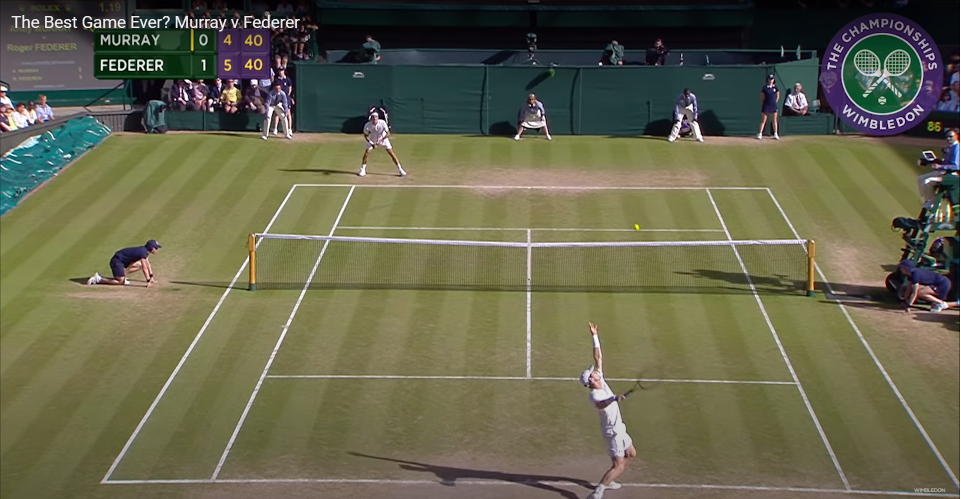
//> input picture field.png, 1921 x 997 px (shown at 1/2 size)
$ ./main   (built with g++ and OpenCV 4)
//> lines starting //> are read from the running program, lines starting //| are printed output that depends on the picture; after the words box and inside, x2 and y2 are one past the last pixel; in counts of white or black regions, pixels touching at a corner belong together
#include <opencv2/opencv.hpp>

using namespace std;

enum class Derivative {
    GAUSSIAN,
    DX,
    DY,
    DXX,
    DYY,
    DXY
};

double gaussian(int x, int y, double sigma) {
    return 1.0/(2.0 * CV_PI * pow(sigma, 2.0)) * exp(-(pow(double(x), 2.0) + pow(double(y), 2.0))/(2.0*pow(sigma, 2.0)));
}

double firstOrderDerivative(int x, double sigma) {
    return -(double(x) / (pow(sigma, 2.0)));
}

double secondOrderDerivative(int x, double sigma) {
    return (pow(double(x), 2.0) - pow(sigma, 2.0)) / pow(sigma, 4.0);
}

cv::Mat1d gaussianKernel(double sigma, Derivative derivative) {
    int intSize = (int(3.0 * sigma));
    cv::Size size = cv::Size(intSize * 2 + 1, intSize * 2 + 1);
    cv::Mat1d kernel = cv::Mat1d::zeros(size);
    for (int x = -intSize; x < intSize; x++) {
        for (int y = -intSize; y < intSize; y++) {
            switch (derivative) {
                case Derivative::GAUSSIAN:
                    kernel.at<double>(y + intSize, x + intSize) = gaussian(x, y, sigma);
                    break;
                case Derivative::DX:
                    kernel.at<double>(y + intSize, x + intSize) = firstOrderDerivative(x, sigma) * gaussian(x, y, sigma);
                    break;
                case Derivative::DY:
                    kernel.at<double>(y + intSize, x + intSize) = firstOrderDerivative(y, sigma) * gaussian(x, y, sigma);
                    break;
                case Derivative::DXX:
                    kernel.at<double>(y + intSize, x + intSize) = secondOrderDerivative(x, sigma) * gaussian(x, y, sigma);
                    break;
                case Derivative::DYY:
                    kernel.at<double>(y + intSize, x + intSize) = secondOrderDerivative(y, sigma) * gaussian(x, y, sigma);
                    break;
                case Derivative::DXY:
                    kernel.at<double>(y + intSize, x + intSize) = firstOrderDerivative(x, sigma) * firstOrderDerivative(y, sigma) * gaussian(x, y, sigma);
                    break;
            }
        }
    }
    return kernel;
}

void colorPicker(int event, int x, int y, int flags, void* userdata) {
    if (event == cv::EVENT_LBUTTONDOWN) {
        cv::Mat3d* image = reinterpret_cast<cv::Mat3d*>(userdata);
        cv::Vec3d vec = image->at<cv::Vec3d>(cv::Point(x, y));

        double angleDeg = vec[1] * 360.0 / CV_2PI;

        std::cout << "Angle at (" << x << "," << y << ") is: " << angleDeg << " r0 is: " << vec[0] << " strength: " << vec[2] << std::endl;
    }
}

class PixelDetails {
public:
    PixelDetails(double r0, double angle, double strength) : angle(angle), strength(strength), r0(r0) {
    }

public:
    double angle;
    double strength;
    double r0;
};

cv::Vec3d matrixMultiply(cv::Vec3d vector, cv::Matx44d matrix) {
    cv::Matx41d vec = cv::Matx41d(vector[0], vector[1], vector[2], 1.0);
    cv::Matx41d res = matrix * vec;
    return cv::Vec3d(res(0), res(1), res(2)) / res(3);
}

cv::Vec3d normalize(cv::Vec3d vector) {
    double length = sqrt(vector.dot(vector));
    return vector / length;
}

cv::Matx44d lookatMatrix(cv::Vec3d eye, cv::Vec3d target, cv::Vec3d up) {
    cv::Vec3d zaxis = normalize(eye - target);
    cv::Vec3d xaxis = normalize(up.cross(zaxis));
    cv::Vec3d yaxis = normalize(zaxis.cross(xaxis));

    cv::Matx44d lookAtMatrix = cv::Matx44d::eye();
    lookAtMatrix(0, 0) = xaxis[0];
    lookAtMatrix(0, 1) = xaxis[1];
    lookAtMatrix(0, 2) = xaxis[2];
    lookAtMatrix(1, 0) = yaxis[0];
    lookAtMatrix(1, 1) = yaxis[1];
    lookAtMatrix(1, 2) = yaxis[2];
    lookAtMatrix(2, 0) = zaxis[0];
    lookAtMatrix(2, 1) = zaxis[1];
    lookAtMatrix(2, 2) = zaxis[2];
    lookAtMatrix(0, 3) = -xaxis.dot(eye);
    lookAtMatrix(1, 3) = -yaxis.dot(eye);
    lookAtMatrix(2, 3) = -zaxis.dot(eye);

    return lookAtMatrix;
}

cv::Matx44d getProjectionMatrix(double aspectRatio, double angleOfView, double near, double far) {
    double scale = 1.0 / tan(angleOfView * 0.5 * CV_PI / 180.0);
    cv::Matx44d matrix = cv::Matx44d::zeros();
    matrix(0, 0) = scale / aspectRatio;
    matrix(1, 1) = scale;
    matrix(2, 2) = far / (near - far);
    matrix(2, 3) = far * near / (near - far);
    matrix(3, 2) = -1.0;
    return matrix;
}

std::vector<std::pair<cv::Vec3d, cv::Vec3d>> tennisField = std::vector<std::pair<cv::Vec3d, cv::Vec3d>>();

cv::Point transform(cv::Vec3d vertex, cv::Matx44d cam, cv::Matx44d proj, cv::Size screen) {
    cv::Vec3d view = matrixMultiply(vertex, cam);
    std::cout << view[0] << "," << view[1] << "," << view[2] << std::endl;
    cv::Vec3d point = matrixMultiply(view, proj);
    std::cout << point[0] << "," << point[1] << "," << point[2] << std::endl;

    double x = (-point[0] + 1.0) * double(screen.width) * 0.5;
    double y = (-point[1] + 1.0) * double(screen.height) * 0.5;

    std::cout << "x is " << x << " and y is " << y << std::endl << std::endl;

    return cv::Point(x, y);
}

int main()
{
    cv::Mat img = cv::imread("field.png", cv::IMREAD_COLOR);
//> img is the input picture: 997 rows x 1921 cols, CV_8UC3; mean B, G, R 76.4, 100.9, 101.7
    if (img.empty()) {
        std::cout << "Could not read the image: " << "E:\\tennisAnalysis\\field.png" << std::endl;
        return 1;
    }
    cv::Mat img2;
    cv::Size new_size = cv::Size(img.cols/2, img.rows/2);
//> new_size = Size(960, 498)
    cv::resize(img, img2, new_size);

    cv::Mat1d new_image = cv::Mat1d::zeros(img2.size());
    cv::Mat1d field_image = cv::Mat1d::zeros(img2.size());

    cv::Mat1d kernelDx = gaussianKernel(4.0, Derivative::DX);
    cv::Mat1d kernelDy = gaussianKernel(4.0, Derivative::DY);

    cv::Mat1d kernelDxx = gaussianKernel(4.0, Derivative::DXX);
    cv::Mat1d kernelDyy = gaussianKernel(4.0, Derivative::DYY);
    cv::Mat1d kernelDxy = gaussianKernel(4.0, Derivative::DXY);
    cout << " Basic Linear Transforms " << endl;
    cout << "-------------------------" << endl;

    cv::Vec3d l = cv::Vec3d(183.0 / 255.0, 183.0 / 255.0, 183.0 / 255.0);
    cv::Vec3d v = cv::Vec3d(103.0 / 255.0, 103.0 / 255.0, 70.0 / 255.0);

    double dlv = sqrt(pow(l[0] - v[0], 2.0) + pow(l[1] - v[1], 2.0) + pow(l[2] - v[2], 2.0));

    for (int y = 0; y < img2.rows; y++) {
        for (int x = 0; x < img2.cols; x++) {
            double b = img2.at<cv::Vec3b>(y, x)[0] * 1.0 / 255.0;
            double r = img2.at<cv::Vec3b>(y, x)[1] * 1.0 / 255.0;
            double g = img2.at<cv::Vec3b>(y, x)[2] * 1.0 / 255.0;

            double dl = sqrt(pow(r - l[0], 2.0) + pow(g - l[1], 2.0) + pow(b - l[2], 2.0));
            double dv = sqrt(pow(r - v[0], 2.0) + pow(g - v[1], 2.0) + pow(b - v[2], 2.0));

            new_image.at<double>(y, x) = sqrt(pow(((dlv - dl) * dv), 2.0)) / pow(dlv, 2.0);
            field_image.at<double>(y, x) = -sqrt(dv);
        }
    }
    cv::imshow("SDFSDFS", new_image);

    cv::Mat1d imageDx = cv::Mat1d::zeros(new_image.size());
    cv::Mat1d imageDy = cv::Mat1d::zeros(new_image.size());
    cv::Mat1d imageDxx = cv::Mat1d::zeros(new_image.size());
    cv::Mat1d imageDyy = cv::Mat1d::zeros(new_image.size());
    cv::Mat1d imageDxy = cv::Mat1d::zeros(new_image.size());
    cv::filter2D(new_image, imageDx, -1, kernelDx);
    cv::filter2D(new_image, imageDy, -1, kernelDy);
    cv::filter2D(new_image, imageDxx, -1, kernelDxx);
    cv::filter2D(new_image, imageDyy, -1, kernelDyy);
    cv::filter2D(new_image, imageDxy, -1, kernelDxy);
//    cv::dilate(field_image, field_image, cv::getStructuringElement(cv::MorphShapes::MORPH_RECT, cv::Size(15, 15)));
//    cv::filter2D(field_image, field_image, -1, gaussianKernel(10.0, Derivative::GAUSSIAN));
    cv::Mat1d hessianEig1 = cv::Mat1d::zeros(new_image.size());
    cv::Mat1d hessianEig2 = cv::Mat1d::zeros(new_image.size());
    cv::Mat1d hessianDir = cv::Mat1d::zeros(new_image.size());
    cv::Mat1d hessianScore = cv::Mat1d::zeros(new_image.size());

    cv::Mat1d angles = cv::Mat1d::zeros(new_image.size());
    cv::Mat1d distances = cv::Mat1d::zeros(new_image.size());

    for (int y = 0; y < hessianEig1.rows; y++) {
        for (int x = 0; x < hessianEig1.cols; x++) {
            double dxx = imageDxx.at<double>(y, x);
            double dyy = imageDyy.at<double>(y, x);
            double dxy = imageDxy.at<double>(y, x);

            double D = pow(dxx, 2.0) + pow(dyy, 2.0) + (4.0 * pow(dxy, 2.0)) - (2.0 * dxx * dyy);
            if (D < 0.0) {
                cout << "D smaller < 0.0: " << D << endl;
            }
            D = D < 0.0 ? 0.0 : D;

            double lambda1 = (dxx + dyy + sqrt(D)) / 2.0;
            double lambda2 = (dxx + dyy - sqrt(D)) / 2.0;

            double score = -lambda2 - abs(lambda1);
            score = score < 0.0 ? 0.0 : score;

            hessianEig1.at<double>(y, x) = lambda1;
            hessianEig2.at<double>(y, x) = lambda2;
            hessianDir.at<double>(y, x) = abs(atan((lambda1 - dxx) / dxy));
            hessianScore.at<double>(y, x) = score;

            double vx = 1.0;
            double vy = (lambda1 - dxx) / dxy;

            double angle = atan(vy / vx);
            angles.at<double>(y, x) = angle;
        }
    }
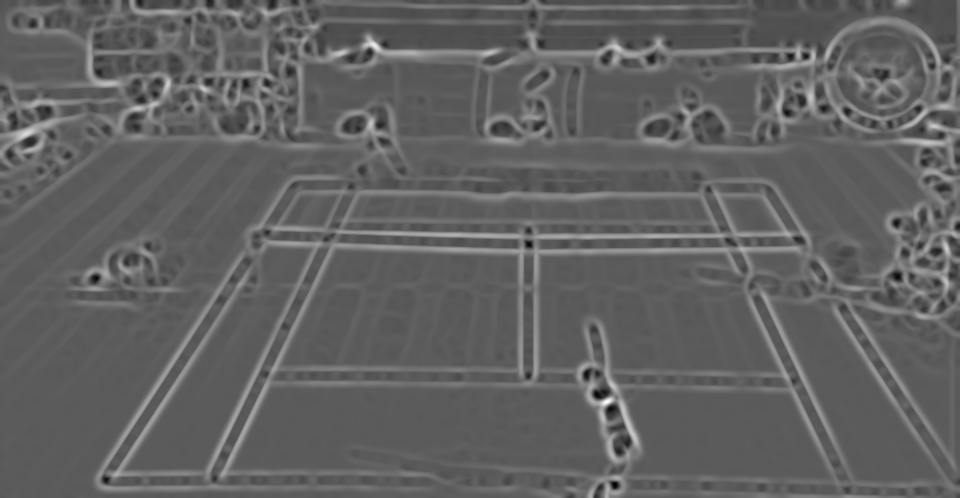
//> hessianEig1: 498 rows x 960 cols, CV_64FC1; min -0.0107, max 0.0193, mean 0.000848; drawn with min black and max white
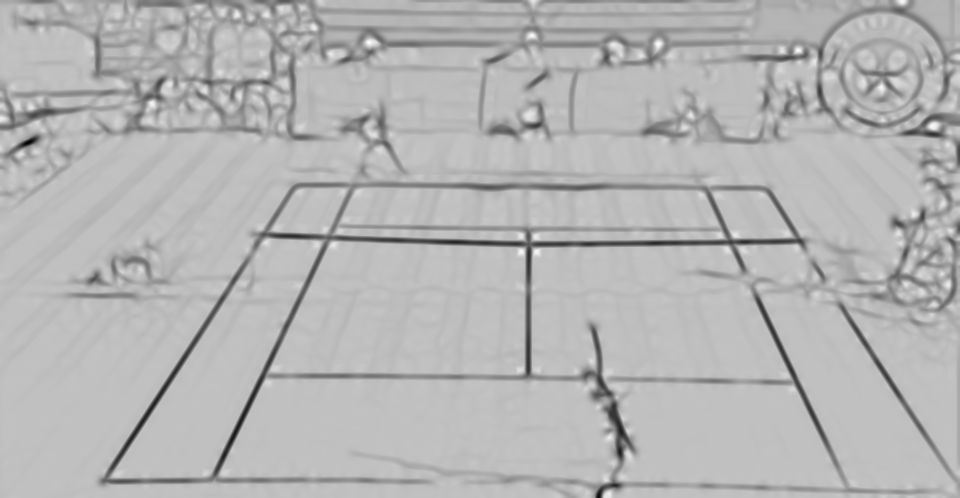
//> hessianEig2: 498 rows x 960 cols, CV_64FC1; min -0.0227, max 0.00731, mean -0.00144; drawn with min black and max white
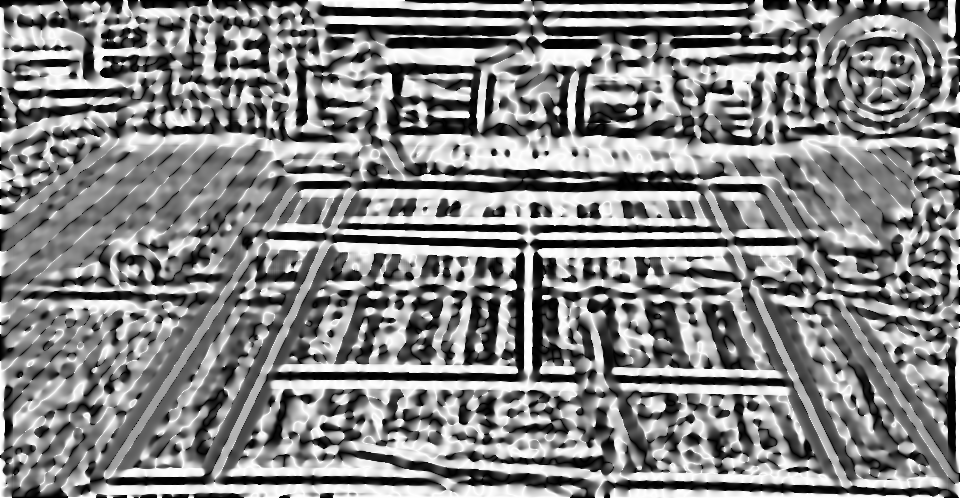
//> hessianDir: 498 rows x 960 cols, CV_64FC1; min 7.21e-07, max 1.57, mean 0.821; drawn with min black and max white
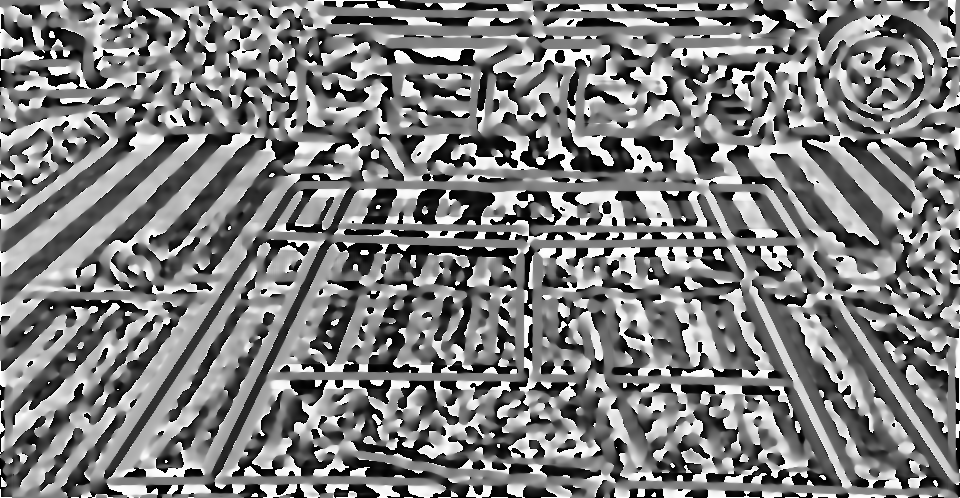
//> angles: 498 rows x 960 cols, CV_64FC1; min -1.57, max 1.57, mean -0.0175; drawn with min black and max white

    cv::normalize(hessianScore, hessianScore, 1.0, 0.0, cv::NORM_MINMAX);
    cv::imshow("LineScore", hessianScore);

    cv::Mat3f hsvData = cv::Mat3f::zeros(new_image.size());
    cv::Mat3d dataMat = cv::Mat3d::zeros(new_image.size());
    for (int x = 0; x < new_image.size().width; x++) {
        for (int y = 0; y < new_image.size().height; y++) {
            double angle = angles.at<double>(y, x);
            double score = hessianScore.at<double>(y, x);

            double tana = tan(angle);
            double cota = 1.0 / tana;
            double b = double(y) - (tana * double(x));

            double r0 = abs(b) / sqrt(pow(tana, 2.0) + 1.0);

            dataMat.at<cv::Vec3d>(y, x) = cv::Vec3d(r0, angle, score);
            hsvData.at<cv::Vec3f>(y, x) = cv::Vec3f(float((angle + (CV_PI / 2.0)) * 360.0 / CV_PI), 1.0f, float(score));
        }
    }
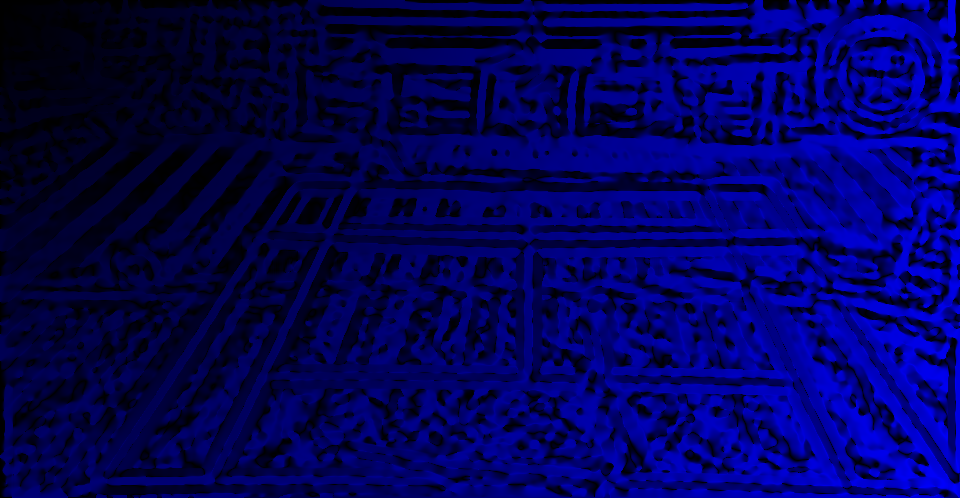
//> dataMat: 498 rows x 960 cols, CV_64FC3; mean B, G, R 375.6, 0, 0.1; drawn with min black and max white
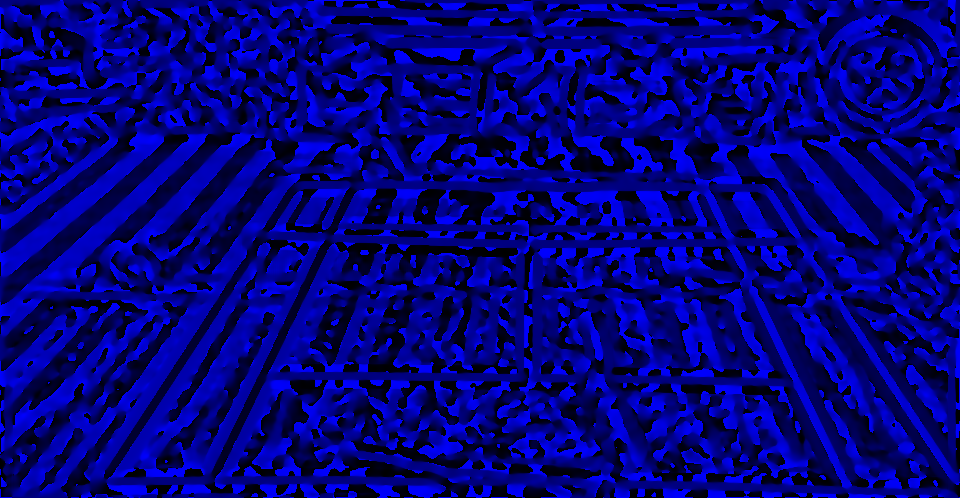
//> hsvData: 498 rows x 960 cols, CV_32FC3; mean B, G, R 178, 1, 0.1; drawn with min black and max white
    std::vector<PixelDetails> pixelDetails = std::vector<PixelDetails>();
    for (int x = 0; x < new_image.size().width; x++) {
        for (int y = 0; y < new_image.size().height; y++) {
            cv::Vec3d pixelData = dataMat.at<cv::Vec3d>(y, x);
            pixelDetails.push_back(PixelDetails(pixelData[0], pixelData[1], pixelData[2]));
        }
    }
//> after the loop, pixelDetails = 478080 items
    std::sort(pixelDetails.begin(), pixelDetails.end(), [](const PixelDetails& a, const PixelDetails& b) {return a.angle < b.angle;});

    cv::Mat1d angleMat = cv::Mat1d::zeros(cv::Size(900, 1201));
    for (const PixelDetails& pixel : pixelDetails) {
        int cursor = int(((pixel.angle / CV_PI) + 0.5) * 900.0);
        int indR0 = int(pixel.r0);

        double& pv = angleMat.at<double>(indR0, cursor);
        pv += pixel.strength;
//        pv = log(exp(pv) + pixel.strength);
    }
//> this loop made 478080 passes
//> (pixel.r0, indR0, pv) on passes 2 to 4: (573, 573, 0.0372), (80, 80, 0), (959, 959, 0.14)
    cv::copyMakeBorder(angleMat, angleMat, 0, 0, 30, 30, cv::BORDER_WRAP);
    cv::filter2D(angleMat, angleMat, -1, gaussianKernel(10.0, Derivative::GAUSSIAN), cv::Point(-1, -1), 0.0, cv::BORDER_ISOLATED);
    angleMat = angleMat(cv::Rect(30, 0, angleMat.size().width - 60, angleMat.size().height));

    cv::normalize(angleMat, angleMat, 1.0, 0.0, cv::NORM_MINMAX);
    cv::imshow("AngleMat: ", angleMat);

// [7 lines of commented-out code are left out]

    cv::Mat rgb;
    cv::cvtColor(hsvData, rgb, cv::ColorConversionCodes::COLOR_HSV2BGR);
    cv::imshow("HSV representatie van de hoek en de score", rgb);
    cv::setMouseCallback("HSV representatie van de hoek en de score", colorPicker, &dataMat);

    double depth = 23.77;
    double halfDepth = 23.77 / 2.0;
    double width = 10.97;
    double halfWidth = width / 2.0;
    double doubleWidth = 1.37;
    double serviceFieldDepth = 6.4;
    double midLineDepth = 0.15;

    cv::Vec3d hoek_lo = cv::Vec3d(0.0, 0.0, 0.0);
    cv::Vec3d hoek_ro = cv::Vec3d(width, 0.0, 0.0);
    cv::Vec3d hoek_lb = cv::Vec3d(0.0, 0.0, depth);
    cv::Vec3d hoek_rb = cv::Vec3d(width, 0.0, depth);

    cv::Vec3d hoek_dlo = cv::Vec3d(doubleWidth, 0.0, 0.0);
    cv::Vec3d hoek_dro = cv::Vec3d(width - doubleWidth, 0.0, 0.0);
    cv::Vec3d hoek_dlb = cv::Vec3d(doubleWidth, 0.0, depth);
    cv::Vec3d hoek_drb = cv::Vec3d(width - doubleWidth, 0.0, depth);

    cv::Vec3d hoek_slo = cv::Vec3d(doubleWidth, 0.0, halfDepth - serviceFieldDepth);
    cv::Vec3d hoek_smo = cv::Vec3d(halfWidth, 0.0, halfDepth - serviceFieldDepth);
    cv::Vec3d hoek_sro = cv::Vec3d(width - doubleWidth, 0.0, halfDepth - serviceFieldDepth);
    cv::Vec3d hoek_slb = cv::Vec3d(doubleWidth, 0.0, halfDepth + serviceFieldDepth);
    cv::Vec3d hoek_smb = cv::Vec3d(halfWidth, 0.0, halfDepth + serviceFieldDepth);
    cv::Vec3d hoek_srb = cv::Vec3d(width - doubleWidth, 0.0, halfDepth + serviceFieldDepth);

    cv::Vec3d hoek_moo = cv::Vec3d(halfWidth, 0.0, 0.0);
    cv::Vec3d hoek_mob = cv::Vec3d(halfWidth, 0.0, midLineDepth);
    cv::Vec3d hoek_mbb = cv::Vec3d(halfWidth, 0.0, depth);
    cv::Vec3d hoek_mbo = cv::Vec3d(halfWidth, 0.0, depth - midLineDepth);

    tennisField.push_back(std::make_pair(hoek_lo, hoek_ro));
    tennisField.push_back(std::make_pair(hoek_lo, hoek_lb));
    tennisField.push_back(std::make_pair(hoek_lb, hoek_rb));
    tennisField.push_back(std::make_pair(hoek_ro, hoek_rb));

    tennisField.push_back(std::make_pair(hoek_dlo, hoek_dlb));
    tennisField.push_back(std::make_pair(hoek_dro, hoek_drb));

    tennisField.push_back(std::make_pair(hoek_slo, hoek_sro));
    tennisField.push_back(std::make_pair(hoek_slb, hoek_srb));

    tennisField.push_back(std::make_pair(hoek_smo, hoek_smb));

    tennisField.push_back(std::make_pair(hoek_moo, hoek_mob));
    tennisField.push_back(std::make_pair(hoek_mbo, hoek_mbb));

    cv::Mat1d values = cv::Mat1d::zeros(new_image.size() / 2);
    cv::Matx44d projM = getProjectionMatrix(values.size().aspectRatio(), 20.0, 0.01, 300.0);
    cv::Matx44d camM = lookatMatrix(cv::Vec3d(halfWidth, 5.0, -20.0), cv::Vec3d(halfWidth * 0.5, 0.0, halfDepth + serviceFieldDepth), cv::Vec3d(0.0, 1.0, 0.0));

    for (auto line : tennisField) {
        cv::Point2i xy1 = transform(line.first, camM, projM, values.size());
        cv::Point2i xy2 = transform(line.second, camM, projM, values.size());

        cv::line(values, xy1, xy2, cv::Scalar(0.5));
    }
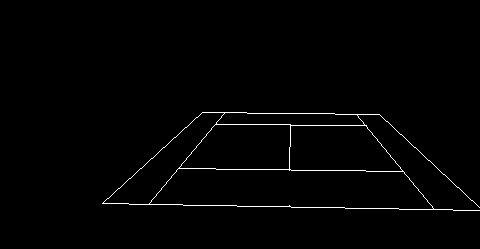
//> values: 249 rows x 480 cols, CV_64FC1; values 0 (black) and 0.5 (white), 1.1% white in thin lines or dots, all inside (x1, y1, x2, y2) = (102, 112, 480, 211)
    cv::normalize(values, values, 1.0, 0.0, cv::NORM_MINMAX);
    cv::imshow("MAT", values);

    cv::waitKey(0);
    cv::waitKey(0);
    cv::waitKey(0);
    cv::waitKey(0);
    cv::waitKey(0);
    cv::waitKey(0);
    cv::waitKey(0);
    cv::waitKey(0);
    cv::waitKey(0);
    cv::waitKey(0);
    cv::waitKey(0);
    cv::waitKey(0);
    cv::waitKey(0);
    cv::waitKey(0);
    cv::waitKey(0);
    cv::waitKey(0);
    cv::waitKey(0);
    return 0;
}
